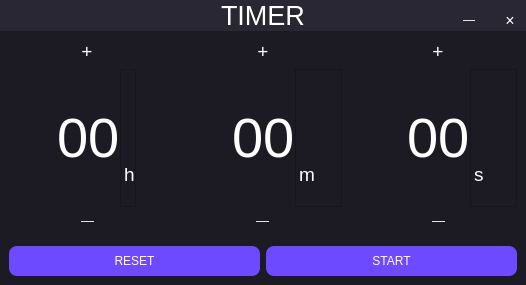
<?xml version="1.0" encoding="UTF-8"?>
<ui version="4.0">
 <class>MainWindow</class>
 <widget class="QMainWindow" name="MainWindow">
  <property name="geometry">
   <rect>
    <x>0</x>
    <y>0</y>
    <width>526</width>
    <height>285</height>
   </rect>
  </property>
  <property name="windowTitle">
   <string>MainWindow</string>
  </property>
  <property name="styleSheet">
   <string notr="true">background:rgb(28, 27, 36)</string>
  </property>
  <widget class="QWidget" name="centralwidget">
   <layout class="QVBoxLayout" name="verticalLayout">
    <property name="spacing">
     <number>0</number>
    </property>
    <property name="leftMargin">
     <number>0</number>
    </property>
    <property name="topMargin">
     <number>0</number>
    </property>
    <property name="rightMargin">
     <number>0</number>
    </property>
    <property name="bottomMargin">
     <number>0</number>
    </property>
    <item>
     <widget class="QFrame" name="header_frame">
      <property name="maximumSize">
       <size>
        <width>16777215</width>
        <height>45</height>
       </size>
      </property>
      <property name="styleSheet">
       <string notr="true">background-color: rgb(41, 39, 51);</string>
      </property>
      <property name="frameShape">
       <enum>QFrame::NoFrame</enum>
      </property>
      <property name="frameShadow">
       <enum>QFrame::Raised</enum>
      </property>
      <layout class="QHBoxLayout" name="horizontalLayout">
       <property name="spacing">
        <number>0</number>
       </property>
       <property name="leftMargin">
        <number>0</number>
       </property>
       <property name="topMargin">
        <number>0</number>
       </property>
       <property name="rightMargin">
        <number>0</number>
       </property>
       <property name="bottomMargin">
        <number>0</number>
       </property>
       <item>
        <widget class="QFrame" name="frame_3">
         <property name="frameShape">
          <enum>QFrame::NoFrame</enum>
         </property>
         <property name="frameShadow">
          <enum>QFrame::Raised</enum>
         </property>
        </widget>
       </item>
       <item>
        <widget class="QFrame" name="frame">
         <property name="frameShape">
          <enum>QFrame::NoFrame</enum>
         </property>
         <property name="frameShadow">
          <enum>QFrame::Raised</enum>
         </property>
         <layout class="QHBoxLayout" name="horizontalLayout_2">
          <property name="spacing">
           <number>0</number>
          </property>
          <property name="leftMargin">
           <number>0</number>
          </property>
          <property name="topMargin">
           <number>0</number>
          </property>
          <property name="rightMargin">
           <number>0</number>
          </property>
          <property name="bottomMargin">
           <number>0</number>
          </property>
          <item alignment="Qt::AlignHCenter">
           <widget class="QLabel" name="label">
            <property name="font">
             <font>
              <pointsize>20</pointsize>
             </font>
            </property>
            <property name="styleSheet">
             <string notr="true">color:white</string>
            </property>
            <property name="text">
             <string>TIMER</string>
            </property>
           </widget>
          </item>
         </layout>
        </widget>
       </item>
       <item alignment="Qt::AlignRight|Qt::AlignTop">
        <widget class="QFrame" name="frame_2">
         <property name="styleSheet">
          <string notr="true">QPushButton{
border:None;
color:white} </string>
         </property>
         <property name="frameShape">
          <enum>QFrame::NoFrame</enum>
         </property>
         <property name="frameShadow">
          <enum>QFrame::Raised</enum>
         </property>
         <layout class="QHBoxLayout" name="horizontalLayout_3">
          <property name="spacing">
           <number>30</number>
          </property>
          <property name="leftMargin">
           <number>11</number>
          </property>
          <property name="topMargin">
           <number>11</number>
          </property>
          <property name="rightMargin">
           <number>11</number>
          </property>
          <property name="bottomMargin">
           <number>0</number>
          </property>
          <item>
           <widget class="QPushButton" name="minimizeButton">
            <property name="minimumSize">
             <size>
              <width>0</width>
              <height>0</height>
             </size>
            </property>
            <property name="cursor">
             <cursorShape>PointingHandCursor</cursorShape>
            </property>
            <property name="styleSheet">
             <string notr="true"/>
            </property>
            <property name="text">
             <string>—</string>
            </property>
            <property name="flat">
             <bool>false</bool>
            </property>
           </widget>
          </item>
          <item>
           <widget class="QPushButton" name="exit">
            <property name="minimumSize">
             <size>
              <width>0</width>
              <height>0</height>
             </size>
            </property>
            <property name="font">
             <font>
              <pointsize>12</pointsize>
             </font>
            </property>
            <property name="cursor">
             <cursorShape>PointingHandCursor</cursorShape>
            </property>
            <property name="styleSheet">
             <string notr="true"/>
            </property>
            <property name="text">
             <string>×</string>
            </property>
            <property name="autoDefault">
             <bool>false</bool>
            </property>
            <property name="flat">
             <bool>false</bool>
            </property>
           </widget>
          </item>
         </layout>
        </widget>
       </item>
      </layout>
     </widget>
    </item>
    <item>
     <widget class="QFrame" name="mainFrame">
      <property name="frameShape">
       <enum>QFrame::NoFrame</enum>
      </property>
      <property name="frameShadow">
       <enum>QFrame::Raised</enum>
      </property>
      <layout class="QHBoxLayout" name="horizontalLayout_4">
       <property name="leftMargin">
        <number>0</number>
       </property>
       <property name="topMargin">
        <number>0</number>
       </property>
       <property name="rightMargin">
        <number>0</number>
       </property>
       <property name="bottomMargin">
        <number>0</number>
       </property>
       <item>
        <widget class="QStackedWidget" name="stackedWidget">
         <property name="cursor">
          <cursorShape>ArrowCursor</cursorShape>
         </property>
         <property name="currentIndex">
          <number>0</number>
         </property>
         <widget class="QWidget" name="page">
          <layout class="QHBoxLayout" name="horizontalLayout_20">
           <property name="spacing">
            <number>0</number>
           </property>
           <property name="leftMargin">
            <number>0</number>
           </property>
           <property name="topMargin">
            <number>0</number>
           </property>
           <property name="rightMargin">
            <number>0</number>
           </property>
           <property name="bottomMargin">
            <number>0</number>
           </property>
           <item>
            <widget class="QFrame" name="main_frame">
             <property name="sizePolicy">
              <sizepolicy hsizetype="Preferred" vsizetype="Expanding">
               <horstretch>0</horstretch>
               <verstretch>0</verstretch>
              </sizepolicy>
             </property>
             <property name="frameShape">
              <enum>QFrame::NoFrame</enum>
             </property>
             <property name="frameShadow">
              <enum>QFrame::Raised</enum>
             </property>
             <layout class="QVBoxLayout" name="verticalLayout_22">
              <property name="spacing">
               <number>0</number>
              </property>
              <property name="leftMargin">
               <number>0</number>
              </property>
              <property name="topMargin">
               <number>0</number>
              </property>
              <property name="rightMargin">
               <number>0</number>
              </property>
              <property name="bottomMargin">
               <number>0</number>
              </property>
              <item>
               <widget class="QFrame" name="frame_32">
                <property name="sizePolicy">
                 <sizepolicy hsizetype="Preferred" vsizetype="Expanding">
                  <horstretch>0</horstretch>
                  <verstretch>0</verstretch>
                 </sizepolicy>
                </property>
                <property name="frameShape">
                 <enum>QFrame::NoFrame</enum>
                </property>
                <property name="frameShadow">
                 <enum>QFrame::Raised</enum>
                </property>
                <layout class="QHBoxLayout" name="horizontalLayout_15">
                 <property name="spacing">
                  <number>0</number>
                 </property>
                 <property name="leftMargin">
                  <number>0</number>
                 </property>
                 <property name="topMargin">
                  <number>0</number>
                 </property>
                 <property name="rightMargin">
                  <number>0</number>
                 </property>
                 <property name="bottomMargin">
                  <number>0</number>
                 </property>
                 <item>
                  <widget class="QFrame" name="frame_33">
                   <property name="styleSheet">
                    <string notr="true">QPushButton{
border:None;
color:white}
QLabel{
color:white}</string>
                   </property>
                   <property name="frameShape">
                    <enum>QFrame::NoFrame</enum>
                   </property>
                   <property name="frameShadow">
                    <enum>QFrame::Raised</enum>
                   </property>
                   <layout class="QVBoxLayout" name="verticalLayout_23">
                    <item alignment="Qt::AlignHCenter">
                     <widget class="QPushButton" name="incrementHoursButton_3">
                      <property name="font">
                       <font>
                        <pointsize>14</pointsize>
                       </font>
                      </property>
                      <property name="cursor">
                       <cursorShape>PointingHandCursor</cursorShape>
                      </property>
                      <property name="text">
                       <string>+</string>
                      </property>
                     </widget>
                    </item>
                    <item alignment="Qt::AlignHCenter">
                     <widget class="QFrame" name="frame_34">
                      <property name="frameShape">
                       <enum>QFrame::NoFrame</enum>
                      </property>
                      <property name="frameShadow">
                       <enum>QFrame::Raised</enum>
                      </property>
                      <layout class="QHBoxLayout" name="horizontalLayout_16">
                       <property name="spacing">
                        <number>0</number>
                       </property>
                       <property name="leftMargin">
                        <number>0</number>
                       </property>
                       <property name="topMargin">
                        <number>0</number>
                       </property>
                       <property name="rightMargin">
                        <number>0</number>
                       </property>
                       <property name="bottomMargin">
                        <number>0</number>
                       </property>
                       <item>
                        <widget class="QFrame" name="frame_35">
                         <property name="frameShape">
                          <enum>QFrame::NoFrame</enum>
                         </property>
                         <property name="frameShadow">
                          <enum>QFrame::Raised</enum>
                         </property>
                         <layout class="QVBoxLayout" name="verticalLayout_24"/>
                        </widget>
                       </item>
                       <item alignment="Qt::AlignHCenter|Qt::AlignVCenter">
                        <widget class="QLabel" name="hoursLabel_3">
                         <property name="font">
                          <font>
                           <pointsize>42</pointsize>
                          </font>
                         </property>
                         <property name="text">
                          <string>00</string>
                         </property>
                        </widget>
                       </item>
                       <item>
                        <widget class="QFrame" name="frame_36">
                         <property name="frameShape">
                          <enum>QFrame::StyledPanel</enum>
                         </property>
                         <property name="frameShadow">
                          <enum>QFrame::Raised</enum>
                         </property>
                         <layout class="QVBoxLayout" name="verticalLayout_25">
                          <property name="spacing">
                           <number>0</number>
                          </property>
                          <property name="leftMargin">
                           <number>3</number>
                          </property>
                          <property name="topMargin">
                           <number>0</number>
                          </property>
                          <property name="rightMargin">
                           <number>0</number>
                          </property>
                          <property name="bottomMargin">
                           <number>20</number>
                          </property>
                          <item alignment="Qt::AlignBottom">
                           <widget class="QLabel" name="label_9">
                            <property name="font">
                             <font>
                              <pointsize>14</pointsize>
                             </font>
                            </property>
                            <property name="text">
                             <string>h</string>
                            </property>
                           </widget>
                          </item>
                         </layout>
                        </widget>
                       </item>
                      </layout>
                     </widget>
                    </item>
                    <item alignment="Qt::AlignHCenter">
                     <widget class="QPushButton" name="decrementHoursButton_3">
                      <property name="font">
                       <font>
                        <pointsize>10</pointsize>
                       </font>
                      </property>
                      <property name="cursor">
                       <cursorShape>PointingHandCursor</cursorShape>
                      </property>
                      <property name="text">
                       <string>—</string>
                      </property>
                     </widget>
                    </item>
                   </layout>
                  </widget>
                 </item>
                 <item>
                  <widget class="QFrame" name="frame_37">
                   <property name="styleSheet">
                    <string notr="true">QPushButton{
border:None;
color:white}
QLabel{
color:white}</string>
                   </property>
                   <property name="frameShape">
                    <enum>QFrame::NoFrame</enum>
                   </property>
                   <property name="frameShadow">
                    <enum>QFrame::Raised</enum>
                   </property>
                   <layout class="QVBoxLayout" name="verticalLayout_26">
                    <item alignment="Qt::AlignHCenter">
                     <widget class="QPushButton" name="incrementMinutesButton_3">
                      <property name="font">
                       <font>
                        <pointsize>14</pointsize>
                       </font>
                      </property>
                      <property name="cursor">
                       <cursorShape>PointingHandCursor</cursorShape>
                      </property>
                      <property name="text">
                       <string>+</string>
                      </property>
                     </widget>
                    </item>
                    <item>
                     <widget class="QFrame" name="frame_38">
                      <property name="frameShape">
                       <enum>QFrame::NoFrame</enum>
                      </property>
                      <property name="frameShadow">
                       <enum>QFrame::Raised</enum>
                      </property>
                      <layout class="QHBoxLayout" name="horizontalLayout_17">
                       <property name="spacing">
                        <number>0</number>
                       </property>
                       <property name="leftMargin">
                        <number>0</number>
                       </property>
                       <property name="topMargin">
                        <number>0</number>
                       </property>
                       <property name="rightMargin">
                        <number>0</number>
                       </property>
                       <property name="bottomMargin">
                        <number>0</number>
                       </property>
                       <item>
                        <widget class="QFrame" name="frame_39">
                         <property name="frameShape">
                          <enum>QFrame::NoFrame</enum>
                         </property>
                         <property name="frameShadow">
                          <enum>QFrame::Raised</enum>
                         </property>
                         <layout class="QVBoxLayout" name="verticalLayout_27"/>
                        </widget>
                       </item>
                       <item alignment="Qt::AlignHCenter|Qt::AlignVCenter">
                        <widget class="QLabel" name="minsLabel_3">
                         <property name="font">
                          <font>
                           <pointsize>42</pointsize>
                          </font>
                         </property>
                         <property name="text">
                          <string>00</string>
                         </property>
                        </widget>
                       </item>
                       <item>
                        <widget class="QFrame" name="frame_40">
                         <property name="frameShape">
                          <enum>QFrame::StyledPanel</enum>
                         </property>
                         <property name="frameShadow">
                          <enum>QFrame::Raised</enum>
                         </property>
                         <layout class="QVBoxLayout" name="verticalLayout_28">
                          <property name="spacing">
                           <number>0</number>
                          </property>
                          <property name="leftMargin">
                           <number>3</number>
                          </property>
                          <property name="topMargin">
                           <number>0</number>
                          </property>
                          <property name="rightMargin">
                           <number>0</number>
                          </property>
                          <property name="bottomMargin">
                           <number>20</number>
                          </property>
                          <item alignment="Qt::AlignBottom">
                           <widget class="QLabel" name="label_10">
                            <property name="font">
                             <font>
                              <pointsize>14</pointsize>
                             </font>
                            </property>
                            <property name="text">
                             <string>m</string>
                            </property>
                           </widget>
                          </item>
                         </layout>
                        </widget>
                       </item>
                      </layout>
                     </widget>
                    </item>
                    <item alignment="Qt::AlignHCenter">
                     <widget class="QPushButton" name="decrementMinutesButton_3">
                      <property name="font">
                       <font>
                        <pointsize>10</pointsize>
                       </font>
                      </property>
                      <property name="cursor">
                       <cursorShape>PointingHandCursor</cursorShape>
                      </property>
                      <property name="text">
                       <string>—</string>
                      </property>
                     </widget>
                    </item>
                   </layout>
                  </widget>
                 </item>
                 <item>
                  <widget class="QFrame" name="frame_41">
                   <property name="styleSheet">
                    <string notr="true">QPushButton{
border:None;
color:white}
QLabel{
color:white}</string>
                   </property>
                   <property name="frameShape">
                    <enum>QFrame::NoFrame</enum>
                   </property>
                   <property name="frameShadow">
                    <enum>QFrame::Raised</enum>
                   </property>
                   <layout class="QVBoxLayout" name="verticalLayout_29">
                    <item alignment="Qt::AlignHCenter">
                     <widget class="QPushButton" name="incrementSecondsButton_3">
                      <property name="font">
                       <font>
                        <pointsize>14</pointsize>
                       </font>
                      </property>
                      <property name="cursor">
                       <cursorShape>PointingHandCursor</cursorShape>
                      </property>
                      <property name="text">
                       <string>+</string>
                      </property>
                     </widget>
                    </item>
                    <item>
                     <widget class="QFrame" name="frame_42">
                      <property name="frameShape">
                       <enum>QFrame::NoFrame</enum>
                      </property>
                      <property name="frameShadow">
                       <enum>QFrame::Raised</enum>
                      </property>
                      <layout class="QHBoxLayout" name="horizontalLayout_18">
                       <property name="spacing">
                        <number>0</number>
                       </property>
                       <property name="leftMargin">
                        <number>0</number>
                       </property>
                       <property name="topMargin">
                        <number>0</number>
                       </property>
                       <property name="rightMargin">
                        <number>0</number>
                       </property>
                       <property name="bottomMargin">
                        <number>0</number>
                       </property>
                       <item>
                        <widget class="QFrame" name="frame_43">
                         <property name="frameShape">
                          <enum>QFrame::NoFrame</enum>
                         </property>
                         <property name="frameShadow">
                          <enum>QFrame::Raised</enum>
                         </property>
                         <layout class="QVBoxLayout" name="verticalLayout_30"/>
                        </widget>
                       </item>
                       <item alignment="Qt::AlignHCenter|Qt::AlignVCenter">
                        <widget class="QLabel" name="secondsLabel_3">
                         <property name="font">
                          <font>
                           <pointsize>42</pointsize>
                          </font>
                         </property>
                         <property name="text">
                          <string>00</string>
                         </property>
                        </widget>
                       </item>
                       <item>
                        <widget class="QFrame" name="frame_44">
                         <property name="frameShape">
                          <enum>QFrame::StyledPanel</enum>
                         </property>
                         <property name="frameShadow">
                          <enum>QFrame::Raised</enum>
                         </property>
                         <layout class="QVBoxLayout" name="verticalLayout_31">
                          <property name="spacing">
                           <number>0</number>
                          </property>
                          <property name="leftMargin">
                           <number>3</number>
                          </property>
                          <property name="topMargin">
                           <number>0</number>
                          </property>
                          <property name="rightMargin">
                           <number>0</number>
                          </property>
                          <property name="bottomMargin">
                           <number>20</number>
                          </property>
                          <item alignment="Qt::AlignBottom">
                           <widget class="QLabel" name="label_11">
                            <property name="font">
                             <font>
                              <pointsize>14</pointsize>
                             </font>
                            </property>
                            <property name="text">
                             <string>s</string>
                            </property>
                           </widget>
                          </item>
                         </layout>
                        </widget>
                       </item>
                      </layout>
                     </widget>
                    </item>
                    <item alignment="Qt::AlignHCenter">
                     <widget class="QPushButton" name="decrementSecondsButton_3">
                      <property name="font">
                       <font>
                        <pointsize>10</pointsize>
                       </font>
                      </property>
                      <property name="cursor">
                       <cursorShape>PointingHandCursor</cursorShape>
                      </property>
                      <property name="text">
                       <string>—</string>
                      </property>
                     </widget>
                    </item>
                   </layout>
                  </widget>
                 </item>
                </layout>
               </widget>
              </item>
              <item>
               <widget class="QFrame" name="frame_45">
                <property name="styleSheet">
                 <string notr="true">QPushButton{
color:white;
background:rgb(109, 74, 255);
border:None;
border-radius:8px}
QPushButton:hover{
background:rgb(124, 92, 240)}</string>
                </property>
                <property name="frameShape">
                 <enum>QFrame::NoFrame</enum>
                </property>
                <property name="frameShadow">
                 <enum>QFrame::Raised</enum>
                </property>
                <layout class="QHBoxLayout" name="horizontalLayout_19">
                 <item>
                  <widget class="QPushButton" name="reset_button">
                   <property name="minimumSize">
                    <size>
                     <width>0</width>
                     <height>30</height>
                    </size>
                   </property>
                   <property name="cursor">
                    <cursorShape>PointingHandCursor</cursorShape>
                   </property>
                   <property name="text">
                    <string>RESET</string>
                   </property>
                  </widget>
                 </item>
                 <item>
                  <widget class="QPushButton" name="startButton">
                   <property name="minimumSize">
                    <size>
                     <width>0</width>
                     <height>30</height>
                    </size>
                   </property>
                   <property name="cursor">
                    <cursorShape>PointingHandCursor</cursorShape>
                   </property>
                   <property name="text">
                    <string>START</string>
                   </property>
                  </widget>
                 </item>
                </layout>
               </widget>
              </item>
             </layout>
            </widget>
           </item>
          </layout>
         </widget>
         <widget class="QWidget" name="page_2">
          <layout class="QVBoxLayout" name="verticalLayout_32">
           <property name="spacing">
            <number>0</number>
           </property>
           <property name="leftMargin">
            <number>0</number>
           </property>
           <property name="topMargin">
            <number>0</number>
           </property>
           <property name="rightMargin">
            <number>0</number>
           </property>
           <property name="bottomMargin">
            <number>0</number>
           </property>
           <item>
            <widget class="QFrame" name="frame_46">
             <property name="sizePolicy">
              <sizepolicy hsizetype="Preferred" vsizetype="Expanding">
               <horstretch>0</horstretch>
               <verstretch>0</verstretch>
              </sizepolicy>
             </property>
             <property name="frameShape">
              <enum>QFrame::NoFrame</enum>
             </property>
             <property name="frameShadow">
              <enum>QFrame::Raised</enum>
             </property>
             <layout class="QHBoxLayout" name="horizontalLayout_25">
              <property name="spacing">
               <number>0</number>
              </property>
              <property name="leftMargin">
               <number>0</number>
              </property>
              <property name="topMargin">
               <number>0</number>
              </property>
              <property name="rightMargin">
               <number>0</number>
              </property>
              <property name="bottomMargin">
               <number>0</number>
              </property>
              <item>
               <widget class="QFrame" name="frame_52">
                <property name="styleSheet">
                 <string notr="true">QPushButton{
border:None;
color:white}
QLabel{
color:white}</string>
                </property>
                <property name="frameShape">
                 <enum>QFrame::NoFrame</enum>
                </property>
                <property name="frameShadow">
                 <enum>QFrame::Raised</enum>
                </property>
                <layout class="QVBoxLayout" name="verticalLayout_36">
                 <item alignment="Qt::AlignHCenter">
                  <widget class="QFrame" name="frame_53">
                   <property name="frameShape">
                    <enum>QFrame::NoFrame</enum>
                   </property>
                   <property name="frameShadow">
                    <enum>QFrame::Raised</enum>
                   </property>
                   <layout class="QHBoxLayout" name="horizontalLayout_23">
                    <property name="spacing">
                     <number>0</number>
                    </property>
                    <property name="leftMargin">
                     <number>0</number>
                    </property>
                    <property name="topMargin">
                     <number>0</number>
                    </property>
                    <property name="rightMargin">
                     <number>0</number>
                    </property>
                    <property name="bottomMargin">
                     <number>0</number>
                    </property>
                    <item>
                     <widget class="QFrame" name="frame_54">
                      <property name="frameShape">
                       <enum>QFrame::NoFrame</enum>
                      </property>
                      <property name="frameShadow">
                       <enum>QFrame::Raised</enum>
                      </property>
                      <layout class="QVBoxLayout" name="verticalLayout_37"/>
                     </widget>
                    </item>
                    <item alignment="Qt::AlignHCenter|Qt::AlignVCenter">
                     <widget class="QLabel" name="hoursLabel_4">
                      <property name="font">
                       <font>
                        <pointsize>42</pointsize>
                       </font>
                      </property>
                      <property name="text">
                       <string>00</string>
                      </property>
                     </widget>
                    </item>
                    <item>
                     <widget class="QFrame" name="frame_55">
                      <property name="frameShape">
                       <enum>QFrame::StyledPanel</enum>
                      </property>
                      <property name="frameShadow">
                       <enum>QFrame::Raised</enum>
                      </property>
                      <layout class="QVBoxLayout" name="verticalLayout_38">
                       <property name="spacing">
                        <number>0</number>
                       </property>
                       <property name="leftMargin">
                        <number>3</number>
                       </property>
                       <property name="topMargin">
                        <number>0</number>
                       </property>
                       <property name="rightMargin">
                        <number>0</number>
                       </property>
                       <property name="bottomMargin">
                        <number>50</number>
                       </property>
                       <item alignment="Qt::AlignBottom">
                        <widget class="QLabel" name="label_13">
                         <property name="font">
                          <font>
                           <pointsize>14</pointsize>
                          </font>
                         </property>
                         <property name="text">
                          <string>h</string>
                         </property>
                        </widget>
                       </item>
                      </layout>
                     </widget>
                    </item>
                   </layout>
                  </widget>
                 </item>
                </layout>
               </widget>
              </item>
              <item>
               <widget class="QFrame" name="frame_48">
                <property name="styleSheet">
                 <string notr="true">QPushButton{
border:None;
color:white}
QLabel{
color:white}</string>
                </property>
                <property name="frameShape">
                 <enum>QFrame::NoFrame</enum>
                </property>
                <property name="frameShadow">
                 <enum>QFrame::Raised</enum>
                </property>
                <layout class="QVBoxLayout" name="verticalLayout_33">
                 <item>
                  <widget class="QFrame" name="frame_49">
                   <property name="frameShape">
                    <enum>QFrame::NoFrame</enum>
                   </property>
                   <property name="frameShadow">
                    <enum>QFrame::Raised</enum>
                   </property>
                   <layout class="QHBoxLayout" name="horizontalLayout_22">
                    <property name="spacing">
                     <number>0</number>
                    </property>
                    <property name="leftMargin">
                     <number>0</number>
                    </property>
                    <property name="topMargin">
                     <number>0</number>
                    </property>
                    <property name="rightMargin">
                     <number>0</number>
                    </property>
                    <property name="bottomMargin">
                     <number>0</number>
                    </property>
                    <item>
                     <widget class="QFrame" name="frame_50">
                      <property name="frameShape">
                       <enum>QFrame::NoFrame</enum>
                      </property>
                      <property name="frameShadow">
                       <enum>QFrame::Raised</enum>
                      </property>
                      <layout class="QVBoxLayout" name="verticalLayout_34"/>
                     </widget>
                    </item>
                    <item alignment="Qt::AlignHCenter|Qt::AlignVCenter">
                     <widget class="QLabel" name="minsLabel_4">
                      <property name="font">
                       <font>
                        <pointsize>42</pointsize>
                       </font>
                      </property>
                      <property name="text">
                       <string>00</string>
                      </property>
                     </widget>
                    </item>
                    <item>
                     <widget class="QFrame" name="frame_51">
                      <property name="frameShape">
                       <enum>QFrame::StyledPanel</enum>
                      </property>
                      <property name="frameShadow">
                       <enum>QFrame::Raised</enum>
                      </property>
                      <layout class="QVBoxLayout" name="verticalLayout_35">
                       <property name="spacing">
                        <number>0</number>
                       </property>
                       <property name="leftMargin">
                        <number>3</number>
                       </property>
                       <property name="topMargin">
                        <number>0</number>
                       </property>
                       <property name="rightMargin">
                        <number>0</number>
                       </property>
                       <property name="bottomMargin">
                        <number>50</number>
                       </property>
                       <item alignment="Qt::AlignBottom">
                        <widget class="QLabel" name="label_12">
                         <property name="font">
                          <font>
                           <pointsize>14</pointsize>
                          </font>
                         </property>
                         <property name="text">
                          <string>m</string>
                         </property>
                        </widget>
                       </item>
                      </layout>
                     </widget>
                    </item>
                   </layout>
                  </widget>
                 </item>
                </layout>
               </widget>
              </item>
              <item>
               <widget class="QFrame" name="frame_56">
                <property name="styleSheet">
                 <string notr="true">QPushButton{
border:None;
color:white}
QLabel{
color:white}</string>
                </property>
                <property name="frameShape">
                 <enum>QFrame::NoFrame</enum>
                </property>
                <property name="frameShadow">
                 <enum>QFrame::Raised</enum>
                </property>
                <layout class="QVBoxLayout" name="verticalLayout_39">
                 <item>
                  <widget class="QFrame" name="frame_57">
                   <property name="frameShape">
                    <enum>QFrame::NoFrame</enum>
                   </property>
                   <property name="frameShadow">
                    <enum>QFrame::Raised</enum>
                   </property>
                   <layout class="QHBoxLayout" name="horizontalLayout_24">
                    <property name="spacing">
                     <number>0</number>
                    </property>
                    <property name="leftMargin">
                     <number>0</number>
                    </property>
                    <property name="topMargin">
                     <number>0</number>
                    </property>
                    <property name="rightMargin">
                     <number>0</number>
                    </property>
                    <property name="bottomMargin">
                     <number>0</number>
                    </property>
                    <item>
                     <widget class="QFrame" name="frame_58">
                      <property name="frameShape">
                       <enum>QFrame::NoFrame</enum>
                      </property>
                      <property name="frameShadow">
                       <enum>QFrame::Raised</enum>
                      </property>
                      <layout class="QVBoxLayout" name="verticalLayout_40"/>
                     </widget>
                    </item>
                    <item alignment="Qt::AlignHCenter|Qt::AlignVCenter">
                     <widget class="QLabel" name="secondsLabel_4">
                      <property name="font">
                       <font>
                        <pointsize>42</pointsize>
                       </font>
                      </property>
                      <property name="text">
                       <string>00</string>
                      </property>
                     </widget>
                    </item>
                    <item>
                     <widget class="QFrame" name="frame_59">
                      <property name="frameShape">
                       <enum>QFrame::StyledPanel</enum>
                      </property>
                      <property name="frameShadow">
                       <enum>QFrame::Raised</enum>
                      </property>
                      <layout class="QVBoxLayout" name="verticalLayout_41">
                       <property name="spacing">
                        <number>0</number>
                       </property>
                       <property name="leftMargin">
                        <number>3</number>
                       </property>
                       <property name="topMargin">
                        <number>0</number>
                       </property>
                       <property name="rightMargin">
                        <number>0</number>
                       </property>
                       <property name="bottomMargin">
                        <number>50</number>
                       </property>
                       <item alignment="Qt::AlignBottom">
                        <widget class="QLabel" name="label_14">
                         <property name="font">
                          <font>
                           <pointsize>14</pointsize>
                          </font>
                         </property>
                         <property name="text">
                          <string>s</string>
                         </property>
                        </widget>
                       </item>
                      </layout>
                     </widget>
                    </item>
                   </layout>
                  </widget>
                 </item>
                </layout>
               </widget>
              </item>
             </layout>
            </widget>
           </item>
           <item>
            <widget class="QFrame" name="frame_47">
             <property name="styleSheet">
              <string notr="true">QPushButton{
color:white;
background:rgb(109, 74, 255);
border:None;
border-radius:8px}
QPushButton:hover{
background:rgb(124, 92, 240)}</string>
             </property>
             <property name="frameShape">
              <enum>QFrame::NoFrame</enum>
             </property>
             <property name="frameShadow">
              <enum>QFrame::Raised</enum>
             </property>
             <layout class="QHBoxLayout" name="horizontalLayout_21">
              <item>
               <widget class="QPushButton" name="resetButton_2">
                <property name="minimumSize">
                 <size>
                  <width>0</width>
                  <height>30</height>
                 </size>
                </property>
                <property name="cursor">
                 <cursorShape>PointingHandCursor</cursorShape>
                </property>
                <property name="text">
                 <string>RESET</string>
                </property>
               </widget>
              </item>
              <item>
               <widget class="QPushButton" name="pauseResumeButton">
                <property name="minimumSize">
                 <size>
                  <width>0</width>
                  <height>30</height>
                 </size>
                </property>
                <property name="baseSize">
                 <size>
                  <width>0</width>
                  <height>0</height>
                 </size>
                </property>
                <property name="cursor">
                 <cursorShape>PointingHandCursor</cursorShape>
                </property>
                <property name="text">
                 <string>PAUSE</string>
                </property>
               </widget>
              </item>
             </layout>
            </widget>
           </item>
          </layout>
         </widget>
        </widget>
       </item>
      </layout>
     </widget>
    </item>
   </layout>
  </widget>
 </widget>
 <resources/>
 <connections/>
</ui>
